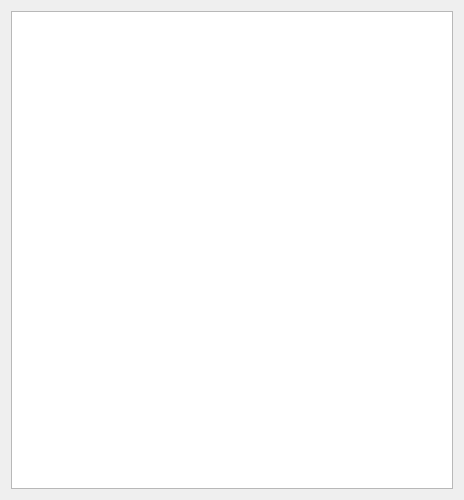
<?xml version="1.0" encoding="UTF-8"?>
<ui version="4.0">
 <class>ParseInfo</class>
 <widget class="QWidget" name="ParseInfo">
  <property name="geometry">
   <rect>
    <x>0</x>
    <y>0</y>
    <width>464</width>
    <height>500</height>
   </rect>
  </property>
  <property name="windowTitle">
   <string>Form</string>
  </property>
  <layout class="QVBoxLayout" name="verticalLayout">
   <item>
    <widget class="QTextBrowser" name="textBrowser"/>
   </item>
  </layout>
 </widget>
 <resources/>
 <connections/>
</ui>
